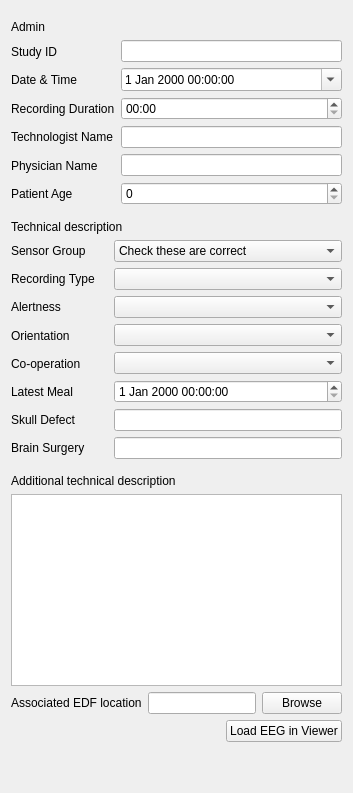
      <widget class="QWidget" name="tab_recording_conditions">
       <attribute name="title">
        <string>Recording Conditions</string>
       </attribute>
       <layout class="QVBoxLayout" name="verticalLayout_31">
        <item>
         <spacer name="verticalSpacer_10">
          <property name="orientation">
           <enum>Qt::Vertical</enum>
          </property>
          <property name="sizeType">
           <enum>QSizePolicy::Fixed</enum>
          </property>
          <property name="sizeHint" stdset="0">
           <size>
            <width>20</width>
            <height>9</height>
           </size>
          </property>
         </spacer>
        </item>
        <item>
         <layout class="QVBoxLayout" name="verticalLayout_28">
          <item>
           <widget class="QLabel" name="label_47">
            <property name="text">
             <string>Admin</string>
            </property>
           </widget>
          </item>
          <item>
           <layout class="QHBoxLayout" name="horizontalLayout_3">
            <item>
             <layout class="QVBoxLayout" name="verticalLayout_4">
              <item>
               <widget class="QLabel" name="label_8">
                <property name="text">
                 <string>Study ID</string>
                </property>
               </widget>
              </item>
              <item>
               <widget class="QLabel" name="label_9">
                <property name="text">
                 <string>Date &amp; Time</string>
                </property>
               </widget>
              </item>
              <item>
               <widget class="QLabel" name="label_10">
                <property name="text">
                 <string>Recording Duration</string>
                </property>
               </widget>
              </item>
              <item>
               <widget class="QLabel" name="label_11">
                <property name="text">
                 <string>Technologist Name</string>
                </property>
               </widget>
              </item>
              <item>
               <widget class="QLabel" name="label_12">
                <property name="text">
                 <string>Physician Name</string>
                </property>
               </widget>
              </item>
              <item>
               <widget class="QLabel" name="label_13">
                <property name="text">
                 <string>Patient Age</string>
                </property>
               </widget>
              </item>
             </layout>
            </item>
            <item>
             <layout class="QVBoxLayout" name="verticalLayout_5">
              <item>
               <widget class="QLineEdit" name="le_study_id"/>
              </item>
              <item>
               <widget class="QDateTimeEdit" name="dte_recording_time">
                <property name="currentSection">
                 <enum>QDateTimeEdit::DaySection</enum>
                </property>
                <property name="calendarPopup">
                 <bool>true</bool>
                </property>
               </widget>
              </item>
              <item>
               <widget class="QTimeEdit" name="te_recording_duration">
                <property name="currentSection">
                 <enum>QDateTimeEdit::HourSection</enum>
                </property>
                <property name="displayFormat">
                 <string>HH:mm</string>
                </property>
               </widget>
              </item>
              <item>
               <widget class="QLineEdit" name="le_recording_technologist"/>
              </item>
              <item>
               <widget class="QLineEdit" name="le_recording_physician"/>
              </item>
              <item>
               <widget class="QSpinBox" name="sb_patient_age"/>
              </item>
             </layout>
            </item>
           </layout>
          </item>
         </layout>
        </item>
        <item>
         <spacer name="verticalSpacer_7">
          <property name="orientation">
           <enum>Qt::Vertical</enum>
          </property>
          <property name="sizeType">
           <enum>QSizePolicy::Fixed</enum>
          </property>
          <property name="sizeHint" stdset="0">
           <size>
            <width>20</width>
            <height>9</height>
           </size>
          </property>
         </spacer>
        </item>
        <item>
         <layout class="QVBoxLayout" name="verticalLayout_29">
          <item>
           <widget class="QLabel" name="label_48">
            <property name="text">
             <string>Technical description</string>
            </property>
           </widget>
          </item>
          <item>
           <layout class="QHBoxLayout" name="horizontalLayout_10">
            <item>
             <layout class="QVBoxLayout" name="verticalLayout_26">
              <item>
               <widget class="QLabel" name="label_14">
                <property name="text">
                 <string>Sensor Group</string>
                </property>
               </widget>
              </item>
              <item>
               <widget class="QLabel" name="label_15">
                <property name="text">
                 <string>Recording Type</string>
                </property>
               </widget>
              </item>
              <item>
               <widget class="QLabel" name="label_16">
                <property name="text">
                 <string>Alertness</string>
                </property>
               </widget>
              </item>
              <item>
               <widget class="QLabel" name="label_17">
                <property name="text">
                 <string>Orientation</string>
                </property>
               </widget>
              </item>
              <item>
               <widget class="QLabel" name="label_18">
                <property name="text">
                 <string>Co-operation</string>
                </property>
               </widget>
              </item>
              <item>
               <widget class="QLabel" name="label_19">
                <property name="text">
                 <string>Latest Meal</string>
                </property>
               </widget>
              </item>
              <item>
               <widget class="QLabel" name="label_20">
                <property name="text">
                 <string>Skull Defect</string>
                </property>
               </widget>
              </item>
              <item>
               <widget class="QLabel" name="label_21">
                <property name="text">
                 <string>Brain Surgery</string>
                </property>
               </widget>
              </item>
             </layout>
            </item>
            <item>
             <spacer name="horizontalSpacer_4">
              <property name="orientation">
               <enum>Qt::Horizontal</enum>
              </property>
              <property name="sizeType">
               <enum>QSizePolicy::Fixed</enum>
              </property>
              <property name="sizeHint" stdset="0">
               <size>
                <width>13</width>
                <height>20</height>
               </size>
              </property>
             </spacer>
            </item>
            <item>
             <layout class="QVBoxLayout" name="verticalLayout_27">
              <item>
               <widget class="QComboBox" name="cb_sensor_group">
                <item>
                 <property name="text">
                  <string>Check these are correct</string>
                 </property>
                </item>
                <item>
                 <property name="text">
                  <string>Bipolar old longitudinal</string>
                 </property>
                </item>
                <item>
                 <property name="text">
                  <string>Bipolar new longitudinal</string>
                 </property>
                </item>
                <item>
                 <property name="text">
                  <string>Bipolar old transverse</string>
                 </property>
                </item>
                <item>
                 <property name="text">
                  <string>Bipolar new transverse</string>
                 </property>
                </item>
                <item>
                 <property name="text">
                  <string>Referential</string>
                 </property>
                </item>
               </widget>
              </item>
              <item>
               <widget class="QComboBox" name="cb_recording_type">
                <item>
                 <property name="text">
                  <string/>
                 </property>
                </item>
                <item>
                 <property name="text">
                  <string>Standard EEG</string>
                 </property>
                </item>
                <item>
                 <property name="text">
                  <string>Sleep EEG</string>
                 </property>
                </item>
                <item>
                 <property name="text">
                  <string>Short-term video-EEG</string>
                 </property>
                </item>
                <item>
                 <property name="text">
                  <string>Long-term video-EEG</string>
                 </property>
                </item>
                <item>
                 <property name="text">
                  <string>Ambulatory recording</string>
                 </property>
                </item>
                <item>
                 <property name="text">
                  <string>Recording in the ICU</string>
                 </property>
                </item>
                <item>
                 <property name="text">
                  <string>Intraoperative recording</string>
                 </property>
                </item>
               </widget>
              </item>
              <item>
               <widget class="QComboBox" name="cb_alertness">
                <item>
                 <property name="text">
                  <string/>
                 </property>
                </item>
                <item>
                 <property name="text">
                  <string>Awake</string>
                 </property>
                </item>
                <item>
                 <property name="text">
                  <string>Drowsy</string>
                 </property>
                </item>
                <item>
                 <property name="text">
                  <string>Asleep</string>
                 </property>
                </item>
                <item>
                 <property name="text">
                  <string>Comatose</string>
                 </property>
                </item>
               </widget>
              </item>
              <item>
               <widget class="QComboBox" name="cb_orientation">
                <item>
                 <property name="text">
                  <string/>
                 </property>
                </item>
                <item>
                 <property name="text">
                  <string>Orientated</string>
                 </property>
                </item>
                <item>
                 <property name="text">
                  <string>Disorientated</string>
                 </property>
                </item>
               </widget>
              </item>
              <item>
               <widget class="QComboBox" name="cb_cooperation">
                <item>
                 <property name="text">
                  <string/>
                 </property>
                </item>
                <item>
                 <property name="text">
                  <string>Good Cooperation</string>
                 </property>
                </item>
                <item>
                 <property name="text">
                  <string>Bad Cooperation</string>
                 </property>
                </item>
                <item>
                 <property name="text">
                  <string>Unresponsive</string>
                 </property>
                </item>
                <item>
                 <property name="text">
                  <string>Comatose</string>
                 </property>
                </item>
               </widget>
              </item>
              <item>
               <widget class="QDateTimeEdit" name="dte_latest_meal"/>
              </item>
              <item>
               <widget class="QLineEdit" name="le_skull_defect">
                <property name="toolTip">
                 <string>&lt;html&gt;&lt;head/&gt;&lt;body&gt;&lt;p&gt;Describe skull defect location&lt;/p&gt;&lt;/body&gt;&lt;/html&gt;</string>
                </property>
               </widget>
              </item>
              <item>
               <widget class="QLineEdit" name="le_brain_surgery">
                <property name="toolTip">
                 <string>&lt;html&gt;&lt;head/&gt;&lt;body&gt;&lt;p&gt;Describe brain surgery location&lt;/p&gt;&lt;/body&gt;&lt;/html&gt;</string>
                </property>
               </widget>
              </item>
             </layout>
            </item>
           </layout>
          </item>
         </layout>
        </item>
        <item>
         <spacer name="verticalSpacer_8">
          <property name="orientation">
           <enum>Qt::Vertical</enum>
          </property>
          <property name="sizeType">
           <enum>QSizePolicy::Fixed</enum>
          </property>
          <property name="sizeHint" stdset="0">
           <size>
            <width>20</width>
            <height>9</height>
           </size>
          </property>
         </spacer>
        </item>
        <item>
         <layout class="QVBoxLayout" name="verticalLayout_30">
          <item>
           <widget class="QLabel" name="label_38">
            <property name="text">
             <string>Additional technical description</string>
            </property>
           </widget>
          </item>
          <item>
           <widget class="QTextEdit" name="te_condition_notes"/>
          </item>
         </layout>
        </item>
        <item>
         <layout class="QHBoxLayout" name="horizontalLayout_11">
          <item>
           <widget class="QLabel" name="label_49">
            <property name="text">
             <string>Associated EDF location</string>
            </property>
           </widget>
          </item>
          <item>
           <widget class="QLineEdit" name="le_eeg_url"/>
          </item>
          <item>
           <widget class="QPushButton" name="bt_search_for_eeg">
            <property name="text">
             <string>Browse</string>
            </property>
           </widget>
          </item>
         </layout>
        </item>
        <item>
         <layout class="QHBoxLayout" name="horizontalLayout_12">
          <item>
           <spacer name="horizontalSpacer_5">
            <property name="orientation">
             <enum>Qt::Horizontal</enum>
            </property>
            <property name="sizeHint" stdset="0">
             <size>
              <width>40</width>
              <height>20</height>
             </size>
            </property>
           </spacer>
          </item>
          <item>
           <widget class="QPushButton" name="bt_load_eeg">
            <property name="text">
             <string>Load EEG in Viewer</string>
            </property>
           </widget>
          </item>
         </layout>
        </item>
        <item>
         <spacer name="verticalSpacer_9">
          <property name="orientation">
           <enum>Qt::Vertical</enum>
          </property>
          <property name="sizeHint" stdset="0">
           <size>
            <width>20</width>
            <height>40</height>
           </size>
          </property>
         </spacer>
        </item>
       </layout>
      </widget>
